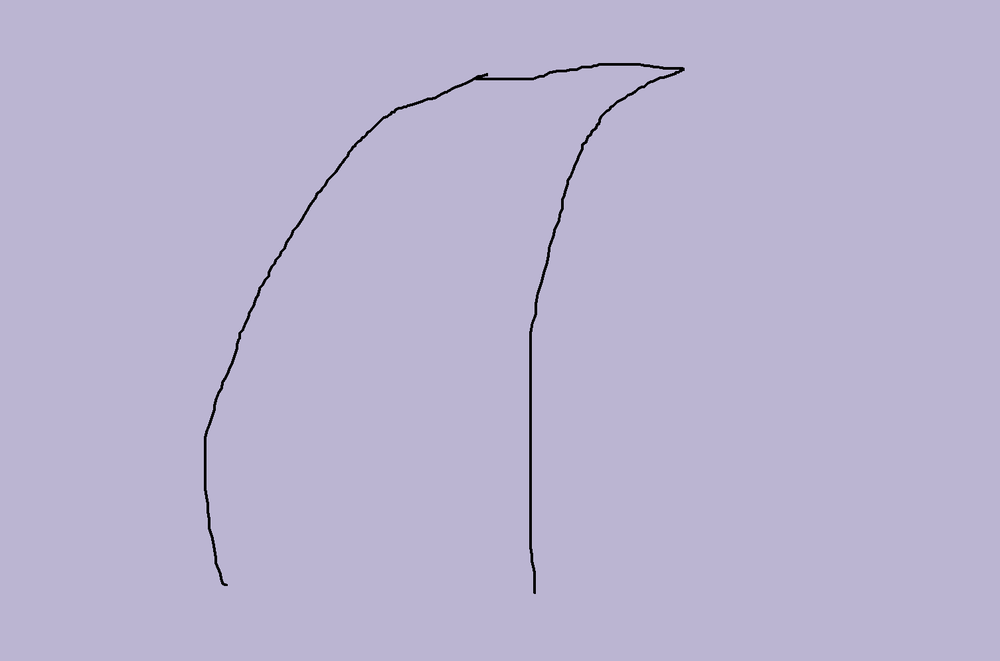
#> input picture round.png, 1000 x 661 px, shrunk from 1506 x 996 before the run
$ python save.py
#> lines starting #> are read from the running program, lines starting #| are printed output that depends on the picture
import cv2
from matplotlib import image
anh = cv2.imread("round.png",cv2.IMREAD_GRAYSCALE) # doc anh xam vao vien anh
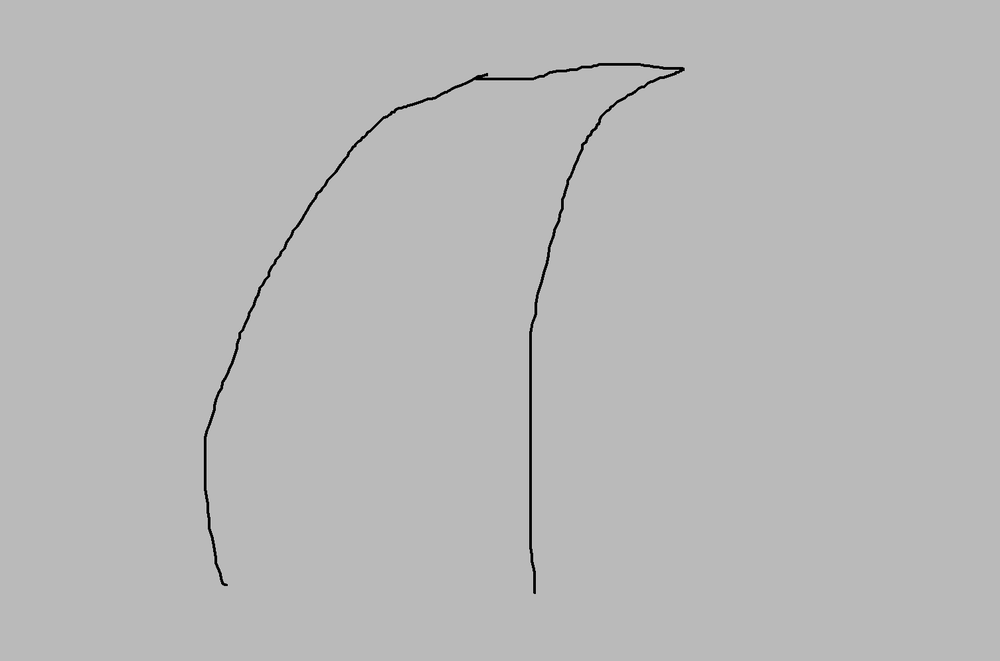
#> anh: shape (661, 1000); min 0, max 217, mean 185
cv2.imwrite("anhMauLuu.png",anh)
